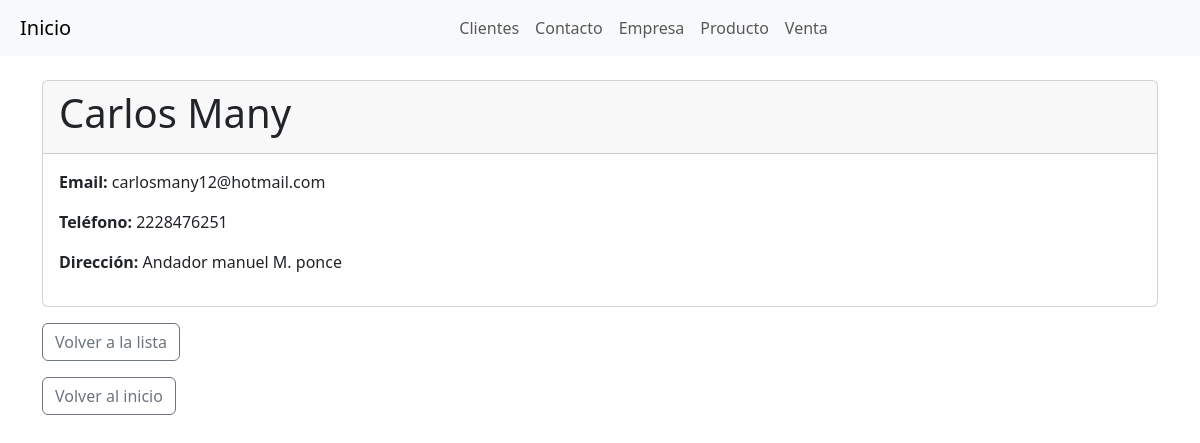
The page /cliente/5/ on the database as committed earlier.
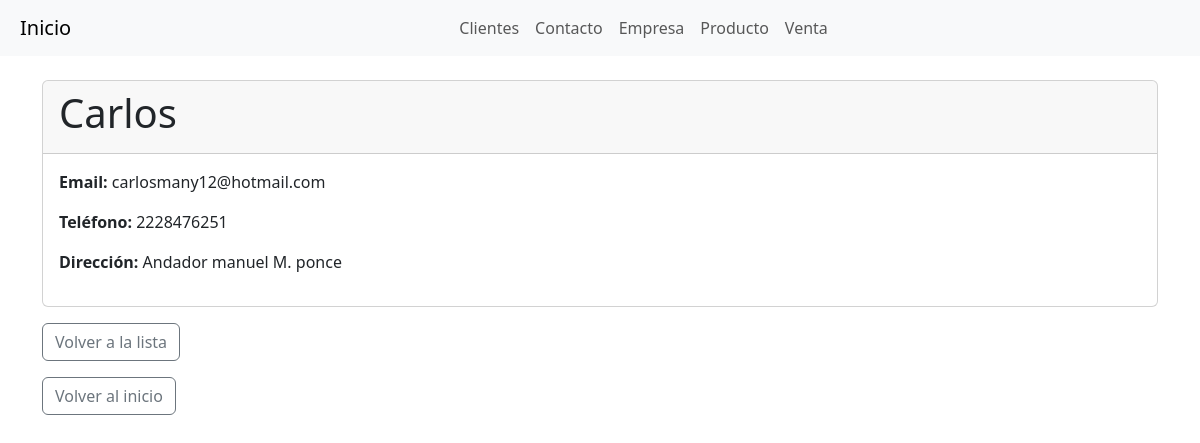
The same page on the database as committed later.
### myapp/models.py (models this page shows, shortened)
class Cliente(models.Model):
    nombre = models.CharField(max_length=100)
    email = models.EmailField()
    telefono = models.CharField(max_length=15)
    direccion = models.CharField(max_length=255)

### myapp/views.py (the view)
# urls.py: path('cliente/<int:pk>/', views.cliente_detail, name='cliente_detail'),
def cliente_detail(request, pk):
    cliente = get_object_or_404(Cliente, pk=pk)
    return render(request, 'cliente_detail.html', {'cliente': cliente})

### myapp/templates/cliente_detail.html (shortened to what this page needs)
<html>
<head>
    <link href="https://cdn.jsdelivr.net/npm/bootstrap@5.3.3/dist/css/bootstrap.min.css" rel="stylesheet" />
</head>
<body>
    <nav class="navbar navbar-expand-lg navbar-light bg-light">
        <a class="navbar-brand" href="{% url 'admin_dashboard' %}">Inicio</a>
        <div class="collapse navbar-collapse" id="navbarNav">
          <ul class="navbar-nav">
            <li class="nav-item">
              <a class="nav-link" href="{% url 'cliente_list' %}">Clientes</a>
            </li>
            <li class="nav-item">
              <a class="nav-link" href="{% url 'contacto_list' %}">Contacto</a>
            </li>
            <li class="nav-item">
              <a class="nav-link" href="{% url 'empresa_list' %}">Empresa</a>
            </li>
            <li class="nav-item">
              <a class="nav-link" href="{% url 'producto_list' %}">Producto</a>
            </li>
            <li class="nav-item">
              <a class="nav-link" href="{% url 'venta_list' %}">Venta</a>
            </li>
          </ul>
        </div>
      </nav>
    <div class="container mt-4">
      <div class="card">
        <div class="card-header">
          <h1 class="card-title">{{ cliente.nombre }}</h1>
        </div>
        <div class="card-body">
          <p><strong>Email:</strong> {{ cliente.email }}</p>
          <p><strong>Teléfono:</strong> {{ cliente.telefono }}</p>
          <p><strong>Dirección:</strong> {{ cliente.direccion }}</p>
        </div>
      </div>
      <p class="mt-3" ><a class="btn btn-outline-secondary" href="{% url 'cliente_list' %}">Volver a la lista</a></p>
      <p class="mt-3" ><a class="btn btn-outline-secondary" href="{% url 'admin_dashboard' %}">Volver al inicio</a></p>
    </div>
</body>
</html>

Rows that differ between the two databases and show on the page:
changed Cliente "carlosmany12@hotmail.com": nombre "Carlos Many" → "Carlos"
